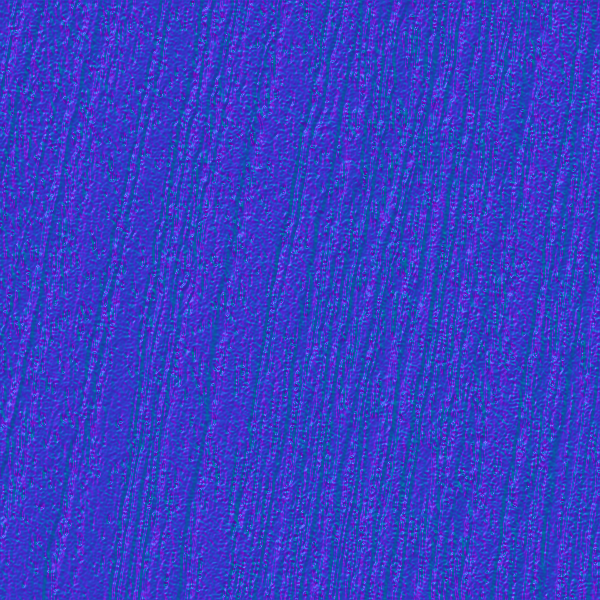
#> input picture webpage/script/python/renga_normal.png, 600 x 600 px
$ python -i explode.py   (imports and definitions only)   (older library calls are emulated)
#> lines starting #> are read from the running program, lines starting #| are printed output that depends on the picture
#> further down, picture is the input picture: shape (600, 600, 3); mean B, G, R 197.2, 61.4, 55.3
import cv2
import numpy as np
import copy
from collections import defaultdict
import sys
import urllib.request
import io
import scipy
import os

# [67 lines left out: functions get_components, get_labeled_img, combine_components, not called in this run]

'''
def find_nearest_white(img, target):
    nonzero = cv2.findNonZero(img)
    if nonzero is not None:
        distances = np.sqrt((nonzero[:,:,0] - target[0]) ** 2 + (nonzero[:,:,1] - target[1]) ** 2)
        nearest_index = np.argmin(distances)
        return tuple(nonzero[nearest_index][0])
    else:
        return None

def find_nearest_black(img, target):
    zero_rows, zero_cols = np.where(img == 0)
    zero = np.dstack((zero_cols, zero_rows))
    zero = zero.reshape(zero.shape[1],zero.shape[0],zero.shape[2])
    if zero is not None:
        distances = np.sqrt((zero[:,:,0] - target[0]) ** 2 + (zero[:,:,1] - target[1]) ** 2)
        if distances.size is not 0:
            nearest_index = np.argmin(distances)
            return tuple(zero[nearest_index][0])
        else:
            return None
    else:
        return None
'''

def is_all_white(img):
    all_white = np.zeros_like(img)
    all_white[:] = 255
    if np.array_equal(img, all_white): # if the whole image is white
        return True
    else:
        return False

def is_all_black(img):
    if np.count_nonzero(img) == 0: # if the whole image is black
        return True
    else:
        return False

def flood_fill(img):
    img_bw = cv2.cvtColor(img, cv2.COLOR_BGR2GRAY)
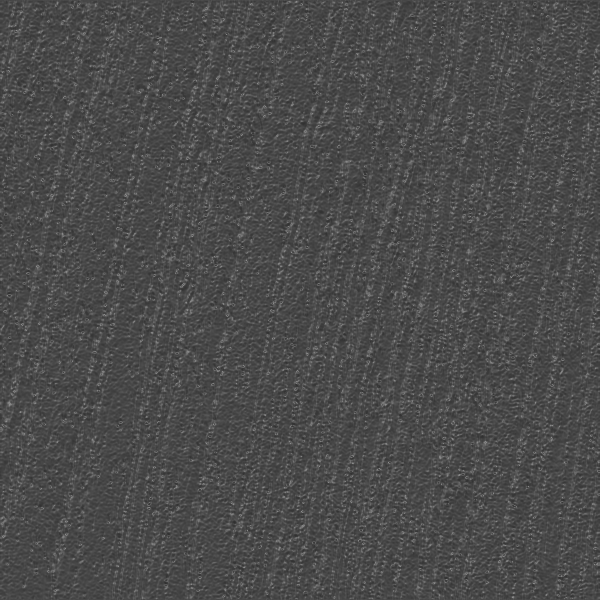
#> img_bw: shape (600, 600); min 48, max 142, mean 75.1
    img_thresh = cv2.threshold(img_bw,0,255,cv2.THRESH_BINARY+cv2.THRESH_OTSU)[1]
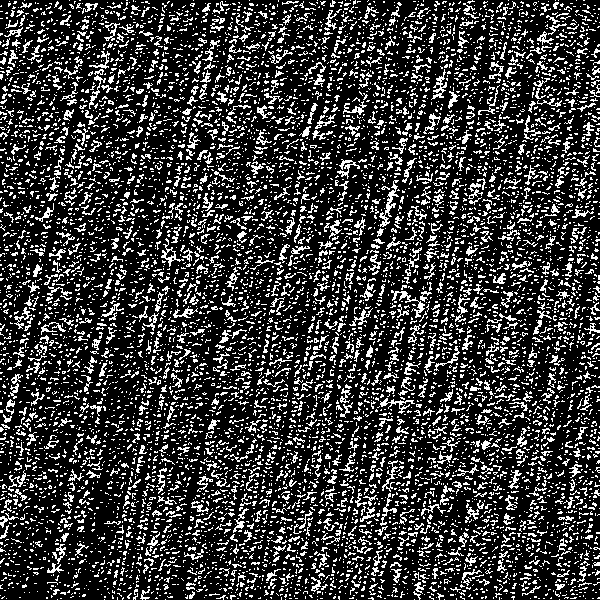
#> img_thresh: shape (600, 600); 22.2% white in thin lines or dots
    #cv2.imwrite('step.png', img_thresh)

    h,w,c = img.shape
#> h = 600; w = 600; c = 3

    components = dict()

    i = 0
    target = (0,0)
    layer = 0
    old_thresh = img_thresh.copy()

    while not(np.count_nonzero(img_thresh) == 0):
        new_mask = np.zeros((h+2, w+2), np.uint8)

        if i % 2 == 0:
            #print('filling with black')
            cv2.floodFill(img_thresh, new_mask, (0,0), 0)
            component = cv2.absdiff(img_thresh,old_thresh)
            if not(is_all_black(component)) and not(is_all_white(component)):
                in_list = np.all(component == components.values()).any()
                if not(in_list):
                    old_thresh = img_thresh.copy()
                    components[layer] = component
                    #cv2.imwrite('comp'+str(i)+'.png', component)
                    layer += 1
        else:
            #print('filling with white')
            cv2.floodFill(img_thresh, new_mask, (0,0), 255)

        i += 1
#> this loop made 3 passes
#> (in_list, layer) on pass 3: (False, 1)
#> after the loop, components = 1 item; i = 3; layer = 1

    return components


# [13 lines not run here, left out]

>>> import cv2
>>> picture = cv2.imread('renga_normal.png')
>>> result = flood_fill(picture)
#> result = 1 item
